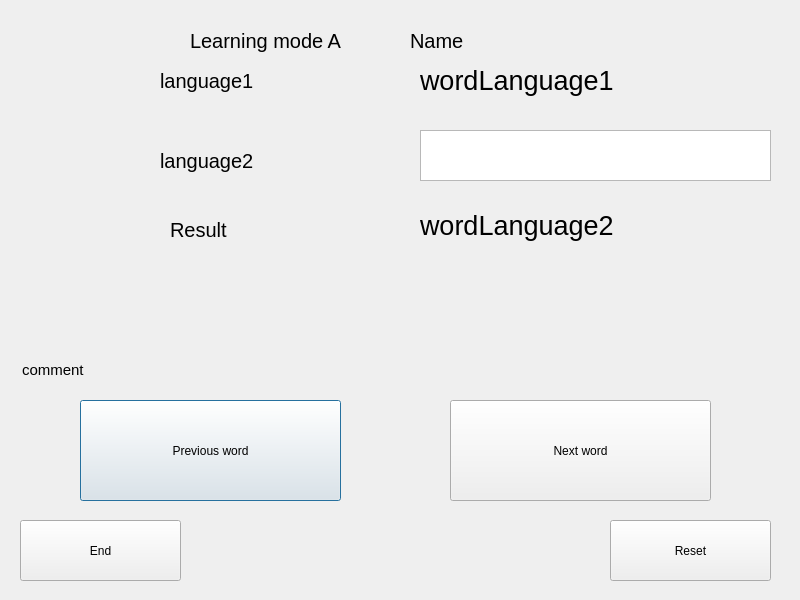
<?xml version="1.0" encoding="UTF-8"?>
<ui version="4.0">
 <class>LearningModeB</class>
 <widget class="QDialog" name="LearningModeB">
  <property name="geometry">
   <rect>
    <x>0</x>
    <y>0</y>
    <width>800</width>
    <height>600</height>
   </rect>
  </property>
  <property name="windowTitle">
   <string>Dialog</string>
  </property>
  <widget class="QLabel" name="languageAWord">
   <property name="geometry">
    <rect>
     <x>420</x>
     <y>50</y>
     <width>331</width>
     <height>61</height>
    </rect>
   </property>
   <property name="font">
    <font>
     <pointsize>20</pointsize>
    </font>
   </property>
   <property name="text">
    <string>wordLanguage1</string>
   </property>
  </widget>
  <widget class="QPushButton" name="previousWordButton">
   <property name="geometry">
    <rect>
     <x>80</x>
     <y>400</y>
     <width>261</width>
     <height>101</height>
    </rect>
   </property>
   <property name="cursor">
    <cursorShape>PointingHandCursor</cursorShape>
   </property>
   <property name="text">
    <string>Previous word</string>
   </property>
  </widget>
  <widget class="QLabel" name="languageBName">
   <property name="geometry">
    <rect>
     <x>160</x>
     <y>140</y>
     <width>181</width>
     <height>41</height>
    </rect>
   </property>
   <property name="font">
    <font>
     <pointsize>15</pointsize>
    </font>
   </property>
   <property name="text">
    <string>language2</string>
   </property>
  </widget>
  <widget class="QPushButton" name="resetButton">
   <property name="geometry">
    <rect>
     <x>610</x>
     <y>520</y>
     <width>161</width>
     <height>61</height>
    </rect>
   </property>
   <property name="cursor">
    <cursorShape>PointingHandCursor</cursorShape>
   </property>
   <property name="text">
    <string>Reset</string>
   </property>
  </widget>
  <widget class="QLabel" name="listName">
   <property name="geometry">
    <rect>
     <x>410</x>
     <y>20</y>
     <width>251</width>
     <height>41</height>
    </rect>
   </property>
   <property name="font">
    <font>
     <pointsize>15</pointsize>
    </font>
   </property>
   <property name="text">
    <string>Name</string>
   </property>
  </widget>
  <widget class="QLabel" name="languageBWord">
   <property name="geometry">
    <rect>
     <x>420</x>
     <y>200</y>
     <width>331</width>
     <height>51</height>
    </rect>
   </property>
   <property name="font">
    <font>
     <pointsize>20</pointsize>
    </font>
   </property>
   <property name="text">
    <string>wordLanguage2</string>
   </property>
  </widget>
  <widget class="QLabel" name="languageAName">
   <property name="geometry">
    <rect>
     <x>160</x>
     <y>60</y>
     <width>181</width>
     <height>41</height>
    </rect>
   </property>
   <property name="font">
    <font>
     <pointsize>15</pointsize>
    </font>
   </property>
   <property name="text">
    <string>language1</string>
   </property>
  </widget>
  <widget class="QPushButton" name="endButton">
   <property name="geometry">
    <rect>
     <x>20</x>
     <y>520</y>
     <width>161</width>
     <height>61</height>
    </rect>
   </property>
   <property name="cursor">
    <cursorShape>PointingHandCursor</cursorShape>
   </property>
   <property name="text">
    <string>End</string>
   </property>
  </widget>
  <widget class="QLabel" name="label">
   <property name="geometry">
    <rect>
     <x>190</x>
     <y>20</y>
     <width>161</width>
     <height>41</height>
    </rect>
   </property>
   <property name="font">
    <font>
     <pointsize>15</pointsize>
    </font>
   </property>
   <property name="text">
    <string>Learning mode A</string>
   </property>
  </widget>
  <widget class="QLabel" name="commentText">
   <property name="geometry">
    <rect>
     <x>22</x>
     <y>360</y>
     <width>751</width>
     <height>20</height>
    </rect>
   </property>
   <property name="font">
    <font>
     <pointsize>11</pointsize>
    </font>
   </property>
   <property name="text">
    <string>comment</string>
   </property>
  </widget>
  <widget class="QPushButton" name="nextWordButton">
   <property name="geometry">
    <rect>
     <x>450</x>
     <y>400</y>
     <width>261</width>
     <height>101</height>
    </rect>
   </property>
   <property name="font">
    <font>
     <family>Segoe UI</family>
    </font>
   </property>
   <property name="cursor">
    <cursorShape>PointingHandCursor</cursorShape>
   </property>
   <property name="text">
    <string>Next word</string>
   </property>
  </widget>
  <widget class="QTextEdit" name="textEdit">
   <property name="geometry">
    <rect>
     <x>420</x>
     <y>130</y>
     <width>351</width>
     <height>51</height>
    </rect>
   </property>
   <property name="font">
    <font>
     <pointsize>15</pointsize>
    </font>
   </property>
   <property name="cursor" stdset="0">
    <cursorShape>PointingHandCursor</cursorShape>
   </property>
  </widget>
  <widget class="QLabel" name="resultText">
   <property name="geometry">
    <rect>
     <x>170</x>
     <y>220</y>
     <width>91</width>
     <height>20</height>
    </rect>
   </property>
   <property name="font">
    <font>
     <family>Segoe UI</family>
     <pointsize>15</pointsize>
    </font>
   </property>
   <property name="text">
    <string>Result</string>
   </property>
  </widget>
 </widget>
 <resources/>
 <connections/>
</ui>
